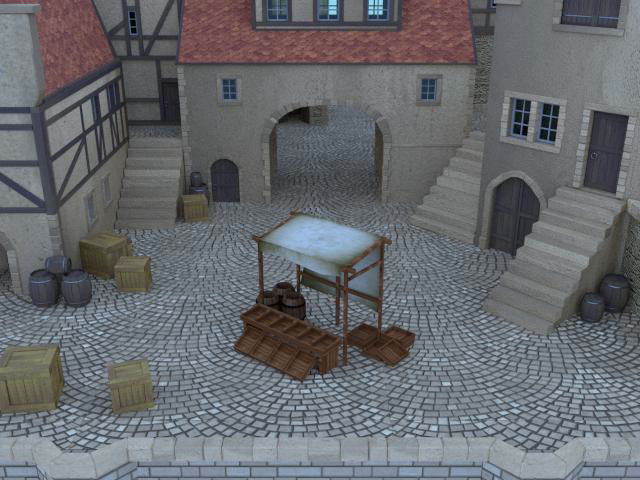
#> input picture frame 3 of Dataset/-1.5/video.avi, 640 x 480 px, given in place of Bikes.avi, which was not available
$ jupyter execute --allow-errors 'Untitled1 (2).ipynb'
#> lines starting #> are read from the running program, lines starting #| are printed output that depends on the picture; pictures that were not available may be replaced by others from this repository, and a replacement may not be noted
[cell 1]
import matplotlib.pyplot as plt
import cv2
import os
import numpy as np
import ipywidgets as wi
from tqdm.notebook import tqdm
import scipy as sc
import scipy.optimize as opt
import scipy.linalg as la

[cell 2]
testPath = os.path.join('Dataset', 'Bikes.avi')

[cell 3]
max_num = 30
def loadClip(fullpath=testPath):
#> called with fullpath = 'Dataset/Bikes.avi'
    cap = cv2.VideoCapture(fullpath);
    if(not cap.isOpened()):
        return
    try:
        num_image=int(cap.get(cv2.CAP_PROP_FRAME_COUNT))
#         print(num_image)
        num_image = max_num if (num_image>max_num) else num_image; #only first 30
        imgs =[cap.read()[1][:,:,::-1] for _ in range(num_image)]
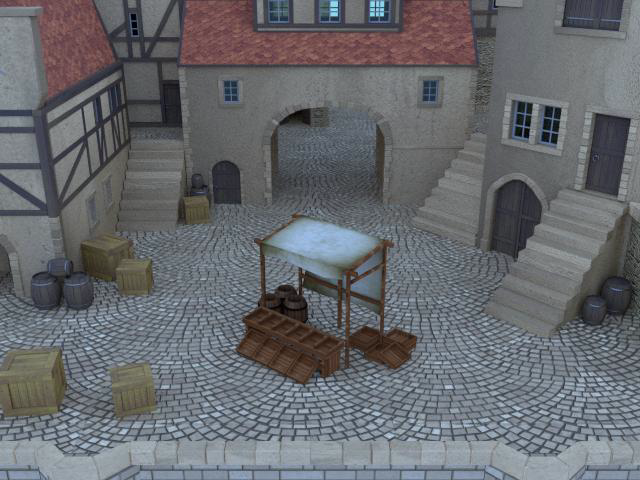
#> input picture frame 5 of Dataset/-1.5/video.avi, 640 x 480 px, given in place of Bikes.avi, which was not available
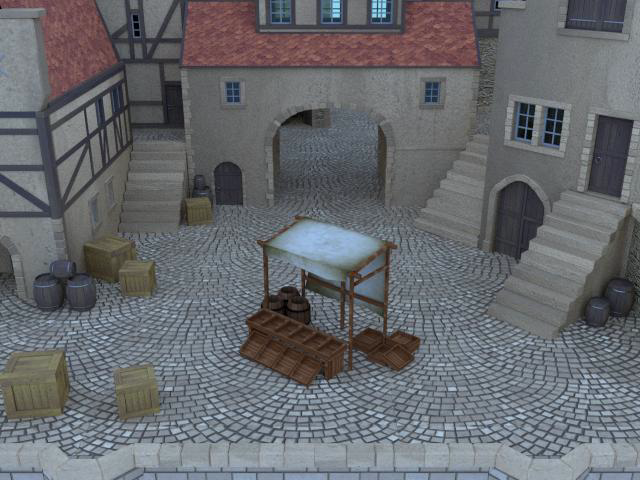
#> input picture frame 7 of Dataset/-1.5/video.avi, 640 x 480 px, given in place of Bikes.avi, which was not available
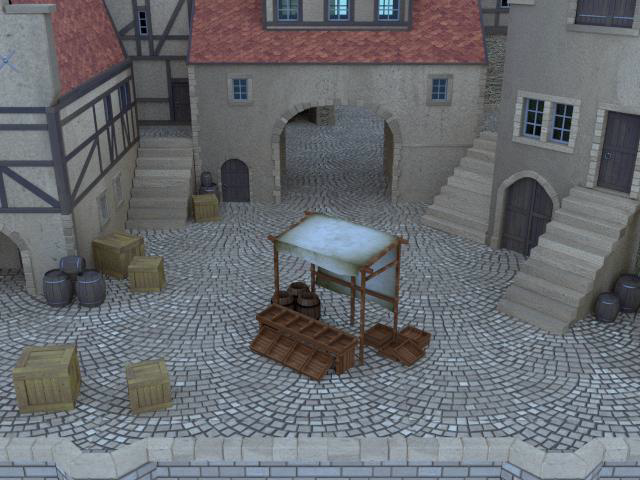
#> input picture frame 14 of Dataset/-1.5/video.avi, 640 x 480 px, given in place of Bikes.avi, which was not available
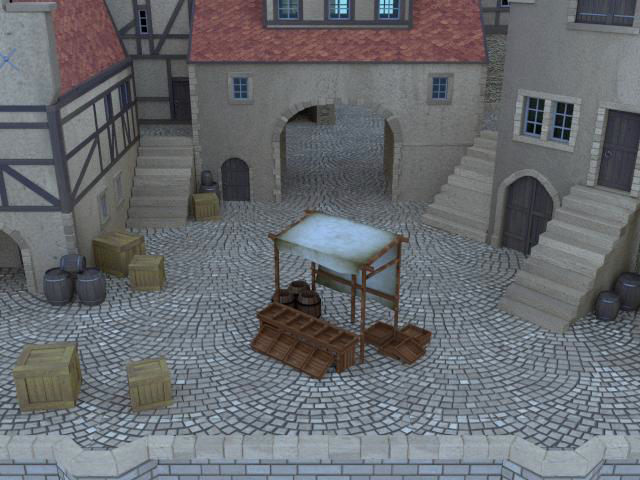
#> input picture frame 15 of Dataset/-1.5/video.avi, 640 x 480 px, given in place of Bikes.avi, which was not available
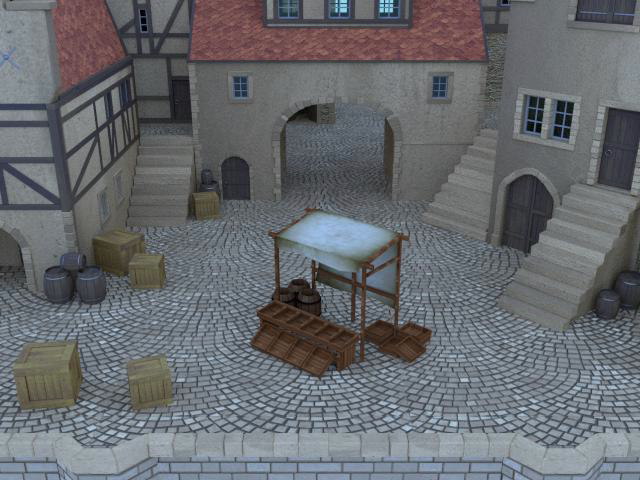
#> input picture frame 16 of Dataset/-1.5/video.avi, 640 x 480 px, given in place of Bikes.avi, which was not available
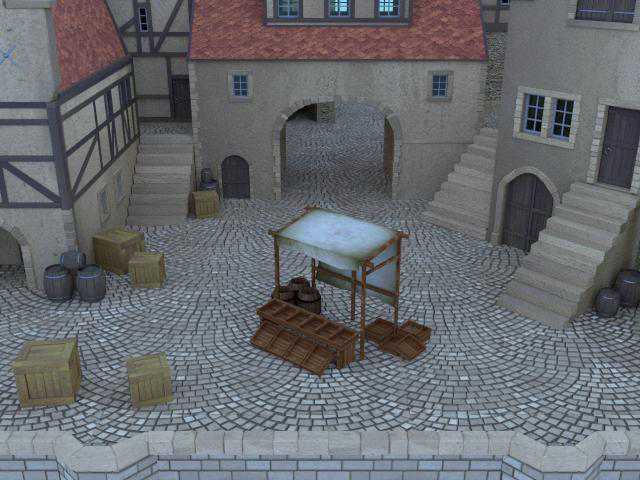
#> input picture frame 17 of Dataset/-1.5/video.avi, 640 x 480 px, given in place of Bikes.avi, which was not available
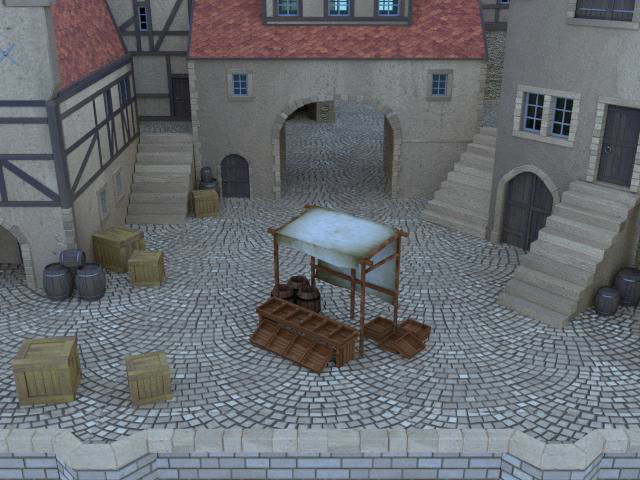
#> input picture frame 18 of Dataset/-1.5/video.avi, 640 x 480 px, given in place of Bikes.avi, which was not available
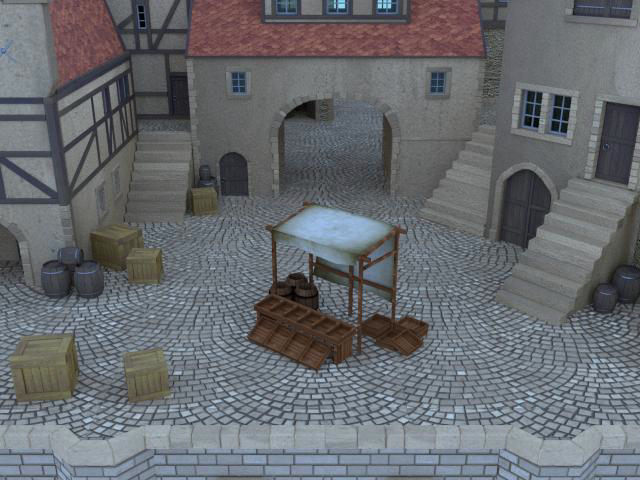
#> input picture frame 20 of Dataset/-1.5/video.avi, 640 x 480 px, given in place of Bikes.avi, which was not available
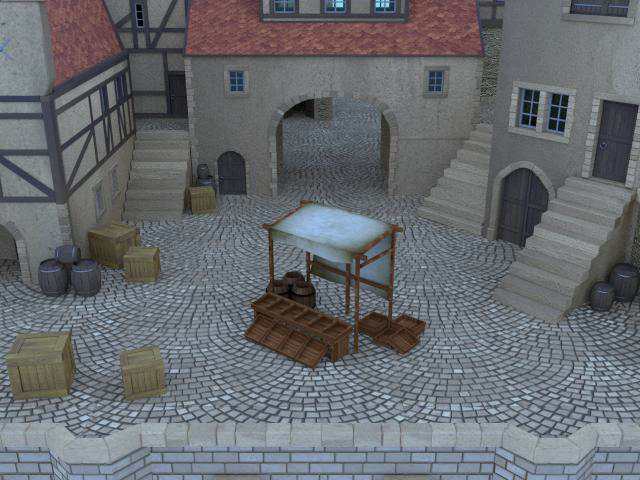
#> input picture frame 22 of Dataset/-1.5/video.avi, 640 x 480 px, given in place of Bikes.avi, which was not available
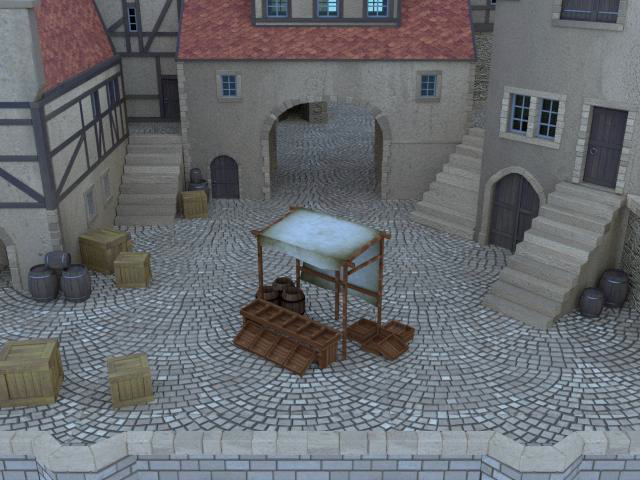
#> input picture frame 30 of Dataset/-1.5/video.avi, 640 x 480 px, given in place of Bikes.avi, which was not available
        return imgs
    finally:
        cap.release()

#     cv2.waitKey(0)
#     cv2.destroyAllWindows()

$ run again, starting later in the video
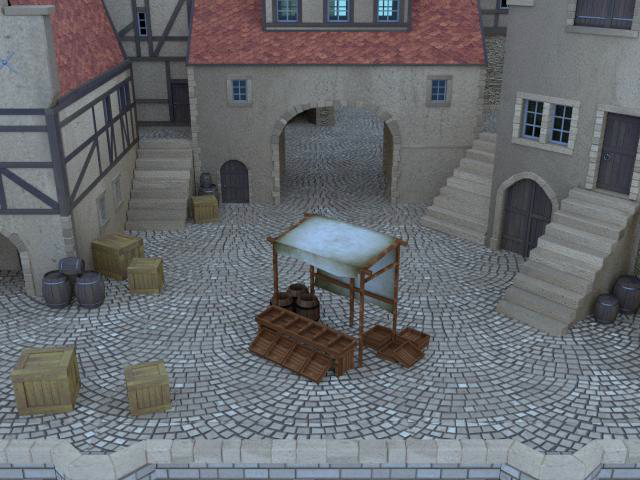
#> input picture frame 13 of Dataset/-1.5/video.avi, 640 x 480 px, given in place of Bikes.avi, which was not available
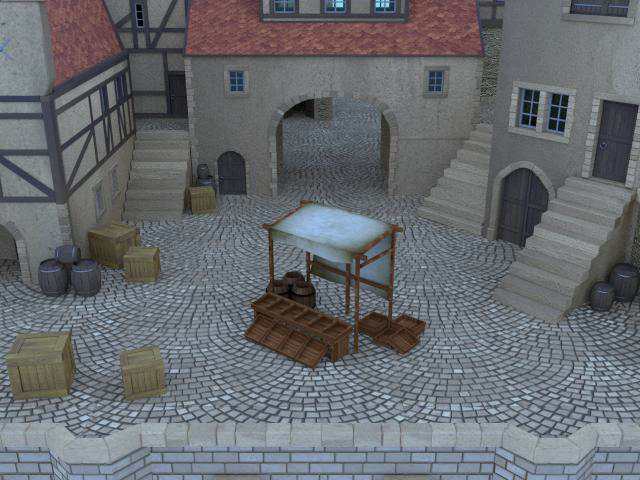
#> input picture frame 22 of Dataset/-1.5/video.avi, 640 x 480 px, given in place of Bikes.avi, which was not available
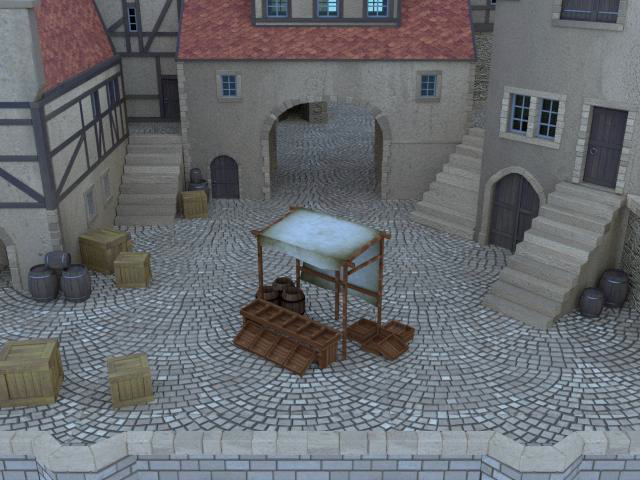
#> input picture frame 30 of Dataset/-1.5/video.avi, 640 x 480 px, given in place of Bikes.avi, which was not available

$ run again, starting later in the video
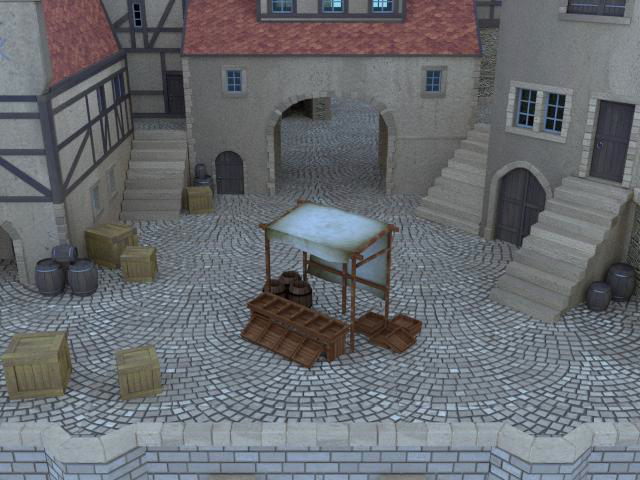
#> input picture frame 24 of Dataset/-1.5/video.avi, 640 x 480 px, given in place of Bikes.avi, which was not available
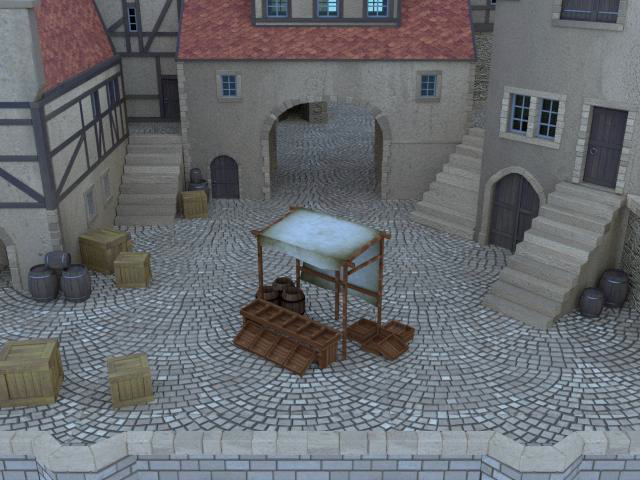
#> input picture frame 30 of Dataset/-1.5/video.avi, 640 x 480 px, given in place of Bikes.avi, which was not available
